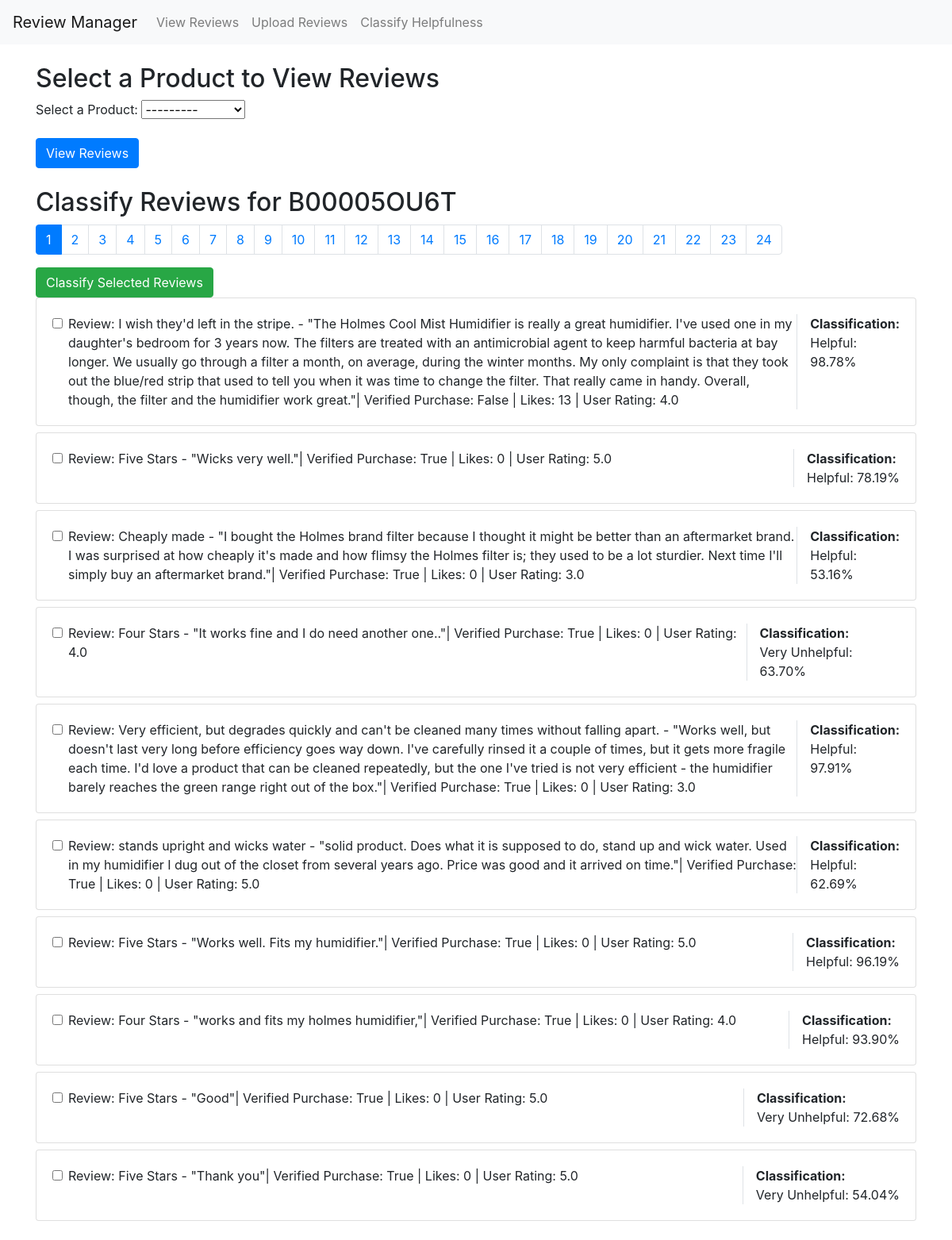
Screenshot of /reviews/classify_reviews/ (signed in) with the database file from the repository.
### reviews/models.py (models this page shows, shortened)
class Product(models.Model):
    asin = models.CharField(max_length=100, unique=True)
    description = models.TextField(null=True, blank=True)
    embedding = models.JSONField(null=True)
    def __str__(self):
        return self.asin

class Review(models.Model):
    product = models.ForeignKey(Product, on_delete=models.CASCADE, related_name='reviews')
    overall = models.FloatField()
    vote = models.IntegerField(null=True, blank=True)
    verified = models.BooleanField()
    review_text = models.TextField()
    summary_text = models.TextField()
    helpfulness_classification = models.JSONField(blank=True, null=True)
    def get_review(self):
        template = (f' Review: {self.summary_text} - "{self.review_text}"'
                    f'| Verified Purchase: {self.verified} | Likes: {self.vote} | User Rating: {self.overall}')
        return template

### reviews/views.py (the view)
# urls.py: path('classify_reviews/', views.review_classification_view, name='classify_reviews'),
@require_http_methods(["GET", "POST"])
def review_classification_view(request):
    product_form = ProductSelectForm()
    review_form = None
    selected_product = None
    reviews_page = None
    if request.method == 'POST':
        selected_product_id = request.session.get('selected_product_id')
        if selected_product_id:
            selected_product = Product.objects.get(id=selected_product_id)
        if 'select_product' in request.POST:
            product_form = ProductSelectForm(request.POST)
            if product_form.is_valid():
                selected_product = product_form.cleaned_data['product']
                request.session['selected_product_id'] = selected_product.id
                reviews = Review.objects.filter(product=selected_product)
                paginator = Paginator(reviews, 10)  # 10 reviews per page
                reviews_page = paginator.get_page(1)
                review_form = ReviewSelectForm(initial={'reviews': reviews_page.object_list})
        elif 'classify' in request.POST:
            review_form = ReviewSelectForm(request.POST)
            if review_form.is_valid():
                if 'select_all' in request.POST:
                    selected_reviews = Review.objects.filter(product=selected_product)
                else:
                    selected_reviews = review_form.cleaned_data['reviews']
                reviews_to_classify = [review.get_review() for review in selected_reviews]
                classified_results = classify_reviews(reviews_to_classify,
                                                      'C:\\Users\\kaust\\PycharmProjects\\HonestReviewer\\HonestReviewer\\reviews\\templates\\classification_examples.json')
                for review, classification in zip(selected_reviews, classified_results):
                    review.helpfulness_classification = classification
                    review.save()
                messages.success(request, "Reviews classified successfully.")
                reviews = Review.objects.filter(product=selected_product)
                paginator = Paginator(reviews, 10)
                reviews_page = paginator.get_page(1)
                review_form = ReviewSelectForm(initial={'reviews': reviews_page.object_list})
    elif request.method == 'GET':
        selected_product_id = request.session.get('selected_product_id')  # Retrieve product from session
        if selected_product_id:
            selected_product = Product.objects.get(id=selected_product_id)  # Get the selected product
            page = request.GET.get('page')
            reviews = Review.objects.filter(product=selected_product)
            paginator = Paginator(reviews, 10)  # 10 reviews per page
            reviews_page = paginator.get_page(page)
    return render(request, 'review_classification.html', {
        'product_form': product_form,
        'review_form': review_form,
        'selected_product': selected_product,
        'reviews_page': reviews_page
    })

### reviews/forms.py
class ProductSelectForm(forms.Form):
    product = forms.ModelChoiceField(queryset=Product.objects.all(), required=True, label="Select a Product")

### reviews/templates/review_classification.html (shortened to what this page needs)
<!DOCTYPE html>
<html lang="en">
<head>
    <link href="https://stackpath.bootstrapcdn.com/bootstrap/4.5.2/css/bootstrap.min.css" rel="stylesheet">
</head>
<body>
{% extends 'base.html' %}
{% block content %}
<div class="container mt-4">
    <h2>Select a Product to View Reviews</h2>
    <form method="post" class="mb-4">
        <div class="form-group">
            {{ product_form.as_p }}
        </div>
        <button type="submit" name="select_product" class="btn btn-primary">View Reviews</button>
    </form>
    {% if reviews_page %}
    <h2>Classify Reviews for {{ selected_product }}</h2>
    <form method="post" class="mb-4">
        <nav aria-label="Page navigation">
            <ul class="pagination">
                {% for num in reviews_page.paginator.page_range %}
                <li class="page-item {% if reviews_page.number == num %}active{% endif %}">
                    <a href="?page={{ num }}" class="page-link">{{ num }}</a>
                </li>
                {% endfor %}
            </ul>
        </nav>
        <button type="submit" name="classify" class="btn btn-success">Classify Selected Reviews</button>
        {% for review in reviews_page %}
        <div class="card mb-2">
            <div class="card-body d-flex">
                <div class="form-check flex-grow-1">
                    <input class="form-check-input" type="checkbox" name="reviews" value="{{ review.id }}"
                           id="review{{ review.id }}">
                    <label class="form-check-label" for="review{{ review.id }}">
                        {{ review.get_review }}
                    </label>
                </div>
                <div class="border-left pl-3">
                    {% if review.helpfulness_classification %}
                    <strong>Classification:</strong>
                    <ul class="list-unstyled mb-0">
                        {{ review.helpfulness_classification }}%
                    </ul>
                    {% else %}
                    <span>Not Classified</span>
                    {% endif %}
                </div>
            </div>
        </div>
        {% endfor %}
    </form>
    {% endif %}
</div>
{% endblock %}

### reviews/templates/base.html (shortened to what this page needs)
<!DOCTYPE html>
<html>
<head>
    <link href="https://stackpath.bootstrapcdn.com/bootstrap/4.3.1/css/bootstrap.min.css" rel="stylesheet">
</head>
<body>
    <nav class="navbar navbar-expand-lg navbar-light bg-light">
        <a class="navbar-brand" href="#">Review Manager</a>
        <div class="collapse navbar-collapse" id="navbarNav">
            <ul class="navbar-nav">
                <li class="nav-item"><a class="nav-link" href="{% url 'product_list' %}">View Reviews</a></li>
                <li class="nav-item"><a class="nav-link" href="{% url 'upload_csv' %}">Upload Reviews</a></li>
                <li class="nav-item"><a class="nav-link" href="{% url 'classify_reviews' %}">Classify Helpfulness</a></li>
            </ul>
        </div>
    </nav>
    {% block content %}
    {% endblock %}
</body>
</html>

### rows the page displays
Product: asin "B00005OU6T"
Review: get_review "Review: I wish they'd left in the stripe. - \"The Holmes Cool Mist Humidifier is really a great humidifier. I've used one in my daughter's bedroom for 3 years now. The filters are treated with an antimicrobial agent to keep harmful bacteria at bay longer. We usually go through a filter a month, on average, during the winter months. My only complaint is that they took out the blue/red strip that used to tell you when it was time to change the filter. That really came in handy. Overall, though, the filter and the humidifier work great.\"| Verified Purchase: False | Likes: 13 | User Rating: 4.0", helpfulness_classification "Helpful: 98.78"
Review: get_review "Review: Five Stars - \"Wicks very well.\"| Verified Purchase: True | Likes: 0 | User Rating: 5.0", helpfulness_classification "Helpful: 78.19"
Review: get_review "Review: Cheaply made - \"I bought the Holmes brand filter because I thought it might be better than an aftermarket brand. I was surprised at how cheaply it's made and how flimsy the Holmes filter is; they used to be a lot sturdier. Next time I'll simply buy an aftermarket brand.\"| Verified Purchase: True | Likes: 0 | User Rating: 3.0", helpfulness_classification "Helpful: 53.16"
Review: get_review "Review: Four Stars - \"It works fine and I do need another one..\"| Verified Purchase: True | Likes: 0 | User Rating: 4.0", helpfulness_classification "Very Unhelpful: 63.70"
Review: get_review "Review: Very efficient, but degrades quickly and can't be cleaned many times without falling apart. - \"Works well, but doesn't last very long before efficiency goes way down. I've carefully rinsed it a couple of times, but it gets more fragile each time. I'd love a product that can be cleaned repeatedly, but the one I've tried is not very efficient - the humidifier barely reaches the green range right out of the box.\"| Verified Purchase: True | Likes: 0 | User Rating: 3.0", helpfulness_classification "Helpful: 97.91"
Review: get_review "Review: stands upright and wicks water - \"solid product. Does what it is supposed to do, stand up and wick water. Used in my humidifier I dug out of the closet from several years ago. Price was good and it arrived on time.\"| Verified Purchase: True | Likes: 0 | User Rating: 5.0", helpfulness_classification "Helpful: 62.69"
Review: get_review "Review: Five Stars - \"Works well. Fits my humidifier.\"| Verified Purchase: True | Likes: 0 | User Rating: 5.0", helpfulness_classification "Helpful: 96.19"
Review: get_review "Review: Four Stars - \"works and fits my holmes humidifier,\"| Verified Purchase: True | Likes: 0 | User Rating: 4.0", helpfulness_classification "Helpful: 93.90"
Review: get_review "Review: Five Stars - \"Good\"| Verified Purchase: True | Likes: 0 | User Rating: 5.0", helpfulness_classification "Very Unhelpful: 72.68"
Review: get_review "Review: Five Stars - \"Thank you\"| Verified Purchase: True | Likes: 0 | User Rating: 5.0", helpfulness_classification "Very Unhelpful: 54.04"

### other values shown
{{ num }} "1" "2" "3" "4" "5" "6" "7" "8" "9" "10" "11" "12" "13" "14" "15" "16" "17" "18" "19" "20" "21" "22" "23" "24"
